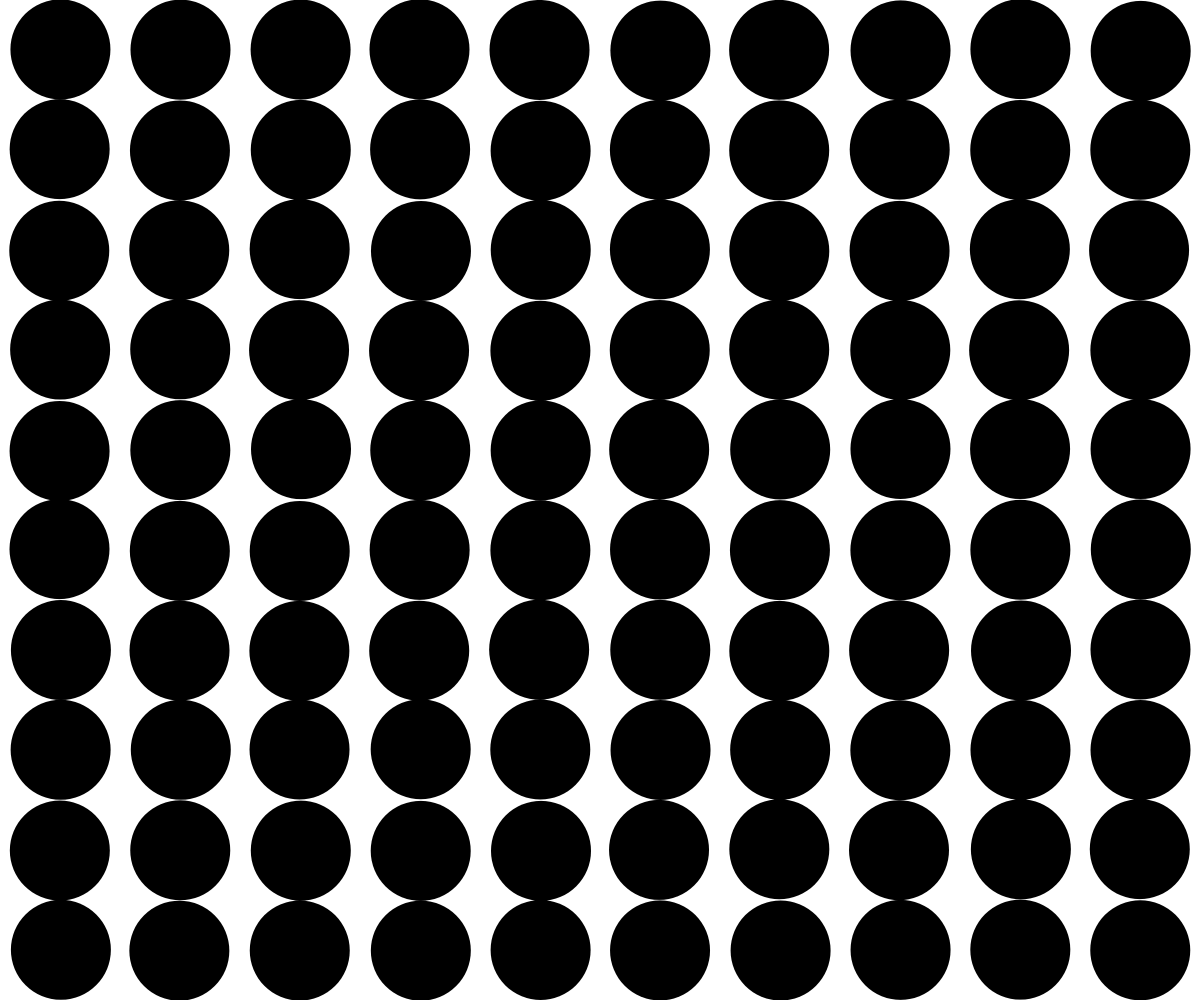
Frame 1 (no input)
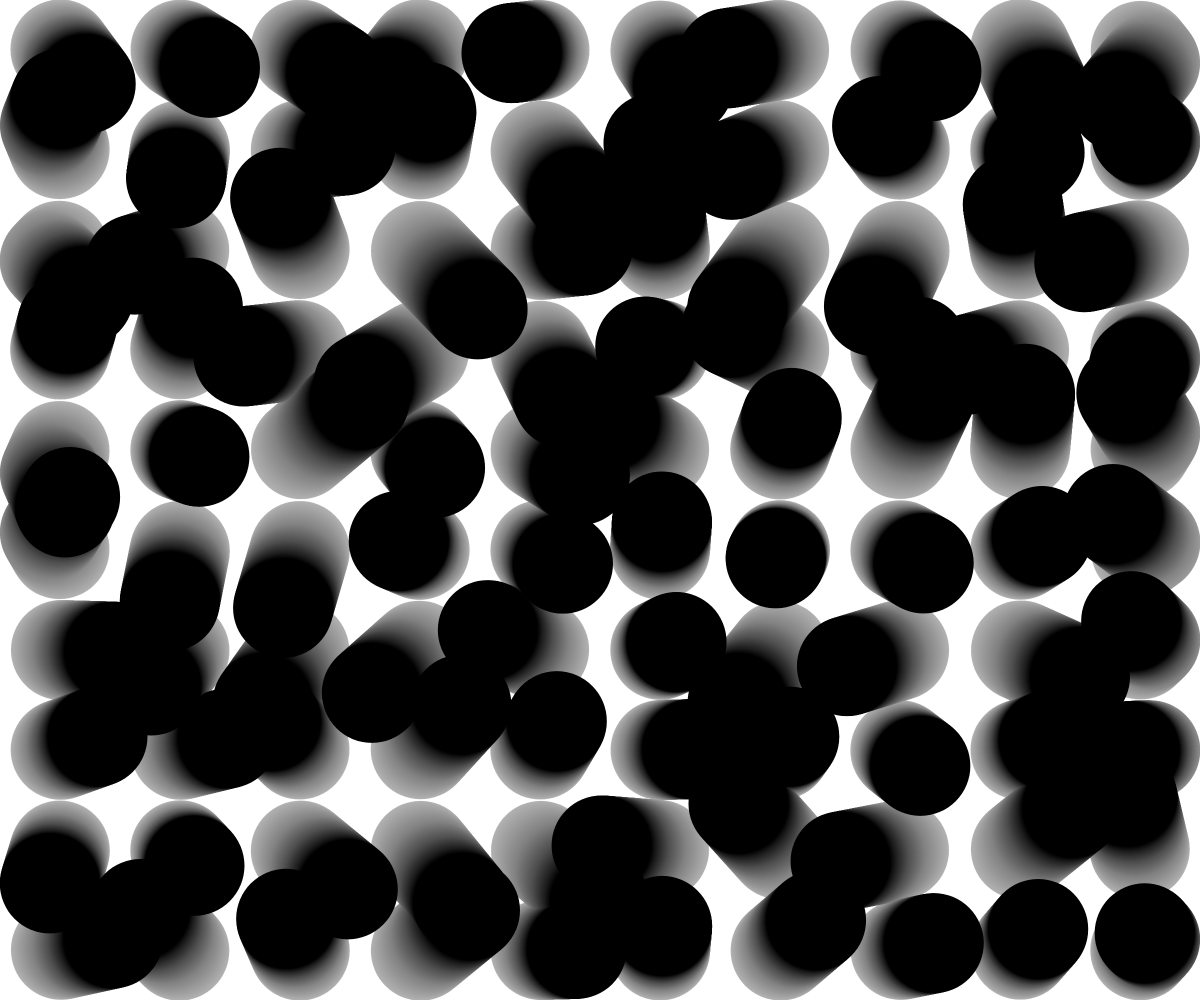
Frame 60 (no input)
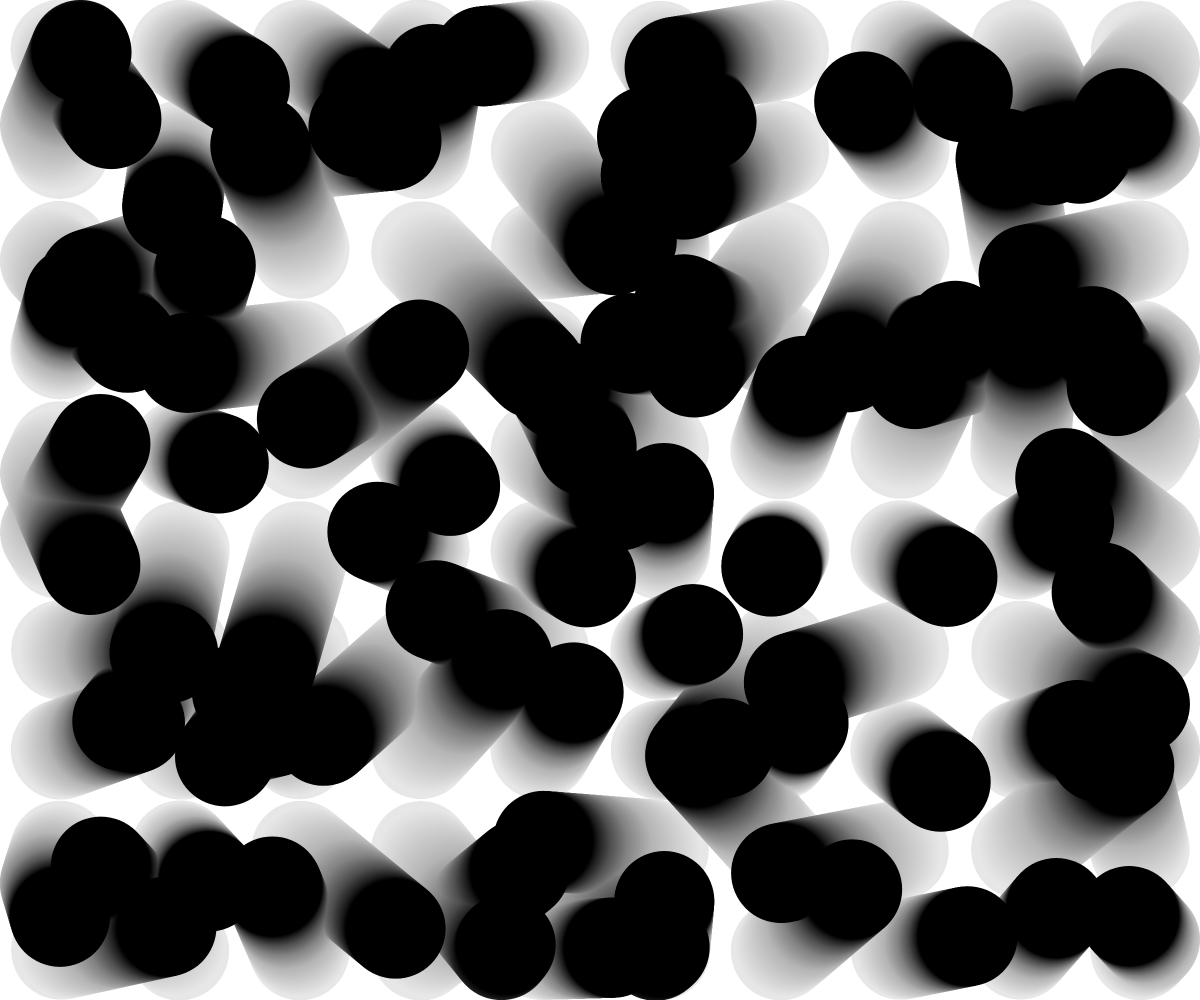
Frame 120 (the mouse pressed at the canvas centre since frame 60)

The p5.js sketch that drew these frames (run headless with seeded random() and noise() and a simulated clock; from frame 60 on, the mouse is pressed at the canvas centre):

// p5.js sketch
// ── sketch.js
const grid = {
	numColumns: 10,
	numRows: 10,
};
const ball = {
	diameter: 100,
	color: "black",
};

const balls = [];

function setup() {
	createCanvas(windowWidth, windowHeight);
	pixelDensity(2);
	initBalls();
}

function initBalls() {
	let sizeCell = {
		column: windowWidth / grid.numColumns,
		row: windowHeight / grid.numRows,
	};
	let margin = {
		x: sizeCell.column - ball.diameter,
		y: sizeCell.row - ball.diameter,
	};
	for (let numRow = 0; numRow < grid.numRows; numRow++) {
		for (let numCol = 0; numCol < grid.numColumns; numCol++) {
			let positionBall = {
				x: sizeCell.column * numCol + ball.diameter / 2 + margin.x / 2,
				y: sizeCell.row * numRow + ball.diameter / 2 + margin.y / 2,
			};

			const instanceBall = new Ball(positionBall, ball.diameter, ball.color);

			instanceBall.setup();
			balls.push(instanceBall);
		}
	}
}

function draw() {
	background("rgba(250, 250, 250,0.02)");
	noStroke();
	/*********
	Create a line of nColumns balls
	*************/
	// Calculate the position of the ball

	// Adding another level of loop to create a grid

	for (let i = 0; i < balls.length; i++) {
		balls[i].update();
		balls[i].draw();
	}
}

function windowResized() {
	resizeCanvas(windowWidth, windowHeight);
}

// ── Ball.js
class Ball {
	constructor(position, diameter, color) {
		this.x = position.x;
		this.y = position.y;
		this.diameter = diameter;
		this.color = color;
	}

	setup() {
		this.velocity = { x: random(-1, 1), y: random(-1, 1) };
	}
	draw() {
		fill(this.color);
		ellipse(this.x, this.y, this.diameter);
	}

	update() {
		this.x += this.velocity.x;
		this.y += this.velocity.y;

		if (
			this.x > windowWidth - this.diameter / 2 ||
			this.x < this.diameter / 2
		) {
			this.velocity.x *= -1;
		}
		if (
			this.y > windowHeight - this.diameter / 2 ||
			this.y < this.diameter / 2
		) {
			this.velocity.y *= -1;
		}
	}
}
